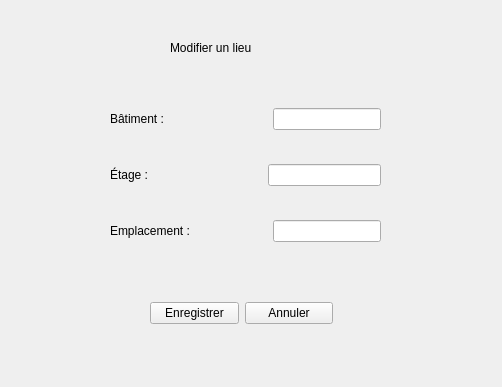
<?xml version="1.0" encoding="UTF-8"?>
<ui version="4.0">
 <class>ModifLieu</class>
 <widget class="QWidget" name="ModifLieu">
  <property name="geometry">
   <rect>
    <x>0</x>
    <y>0</y>
    <width>502</width>
    <height>387</height>
   </rect>
  </property>
  <property name="windowTitle">
   <string>Form</string>
  </property>
  <widget class="QWidget" name="layoutWidget">
   <property name="geometry">
    <rect>
     <x>110</x>
     <y>80</y>
     <width>271</width>
     <height>191</height>
    </rect>
   </property>
   <layout class="QVBoxLayout" name="verticalLayout">
    <item>
     <layout class="QHBoxLayout" name="horizontalLayout_3">
      <item>
       <widget class="QLabel" name="label_3">
        <property name="text">
         <string>Bâtiment :</string>
        </property>
       </widget>
      </item>
      <item>
       <spacer name="horizontalSpacer_2">
        <property name="orientation">
         <enum>Qt::Horizontal</enum>
        </property>
        <property name="sizeHint" stdset="0">
         <size>
          <width>40</width>
          <height>20</height>
         </size>
        </property>
       </spacer>
      </item>
      <item>
       <widget class="QLineEdit" name="lineEditBatiment"/>
      </item>
     </layout>
    </item>
    <item>
     <layout class="QHBoxLayout" name="horizontalLayout_2">
      <item>
       <widget class="QLabel" name="label_4">
        <property name="text">
         <string>Étage :</string>
        </property>
       </widget>
      </item>
      <item>
       <spacer name="horizontalSpacer_3">
        <property name="orientation">
         <enum>Qt::Horizontal</enum>
        </property>
        <property name="sizeHint" stdset="0">
         <size>
          <width>40</width>
          <height>20</height>
         </size>
        </property>
       </spacer>
      </item>
      <item>
       <widget class="QLineEdit" name="lineEditEtage"/>
      </item>
     </layout>
    </item>
    <item>
     <layout class="QHBoxLayout" name="horizontalLayout">
      <item>
       <widget class="QLabel" name="label_5">
        <property name="text">
         <string>Emplacement :</string>
        </property>
       </widget>
      </item>
      <item>
       <spacer name="horizontalSpacer_4">
        <property name="orientation">
         <enum>Qt::Horizontal</enum>
        </property>
        <property name="sizeHint" stdset="0">
         <size>
          <width>40</width>
          <height>20</height>
         </size>
        </property>
       </spacer>
      </item>
      <item>
       <widget class="QLineEdit" name="lineEditEmplacement"/>
      </item>
     </layout>
    </item>
   </layout>
  </widget>
  <widget class="QLabel" name="label">
   <property name="geometry">
    <rect>
     <x>170</x>
     <y>40</y>
     <width>101</width>
     <height>16</height>
    </rect>
   </property>
   <property name="text">
    <string>Modifier un lieu</string>
   </property>
  </widget>
  <widget class="QWidget" name="layoutWidget_2">
   <property name="geometry">
    <rect>
     <x>150</x>
     <y>300</y>
     <width>183</width>
     <height>26</height>
    </rect>
   </property>
   <layout class="QHBoxLayout" name="horizontalLayout_5">
    <item>
     <widget class="QPushButton" name="pushButtonEnregistrer">
      <property name="text">
       <string>Enregistrer</string>
      </property>
      <property name="icon">
       <iconset resource="Images.qrc">
        <normaloff>:/img/images/saveIcon.png</normaloff>:/img/images/saveIcon.png</iconset>
      </property>
     </widget>
    </item>
    <item>
     <widget class="QPushButton" name="pushButtonAnnuler">
      <property name="text">
       <string>Annuler</string>
      </property>
      <property name="icon">
       <iconset resource="Images.qrc">
        <normaloff>:/img/images/supprIcon.png</normaloff>:/img/images/supprIcon.png</iconset>
      </property>
     </widget>
    </item>
   </layout>
  </widget>
 </widget>
 <resources>
  <include location="Images.qrc"/>
 </resources>
 <connections/>
</ui>
